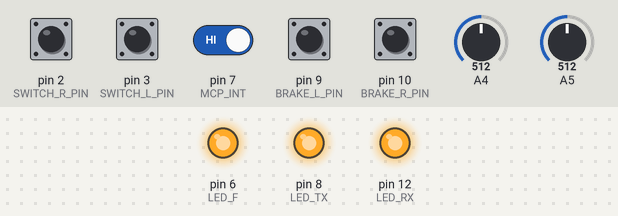
Recording of a sketch running on a simulated Arduino Uno, built with avr-gcc and run on an emulated ATmega328P. Shown: output pins drawn as LEDs (lit = HIGH). The test bench sets the inputs (shaded band); at power-on: pin 2 (SWITCH_R_PIN), pin 3 (SWITCH_L_PIN), pin 7 (MCP_INT), pin 9 (BRAKE_L_PIN), pin 10 (BRAKE_R_PIN) HIGH, A5 = 512, A4 = 512.

Above: at 0.01 s.
At 1.7 s:
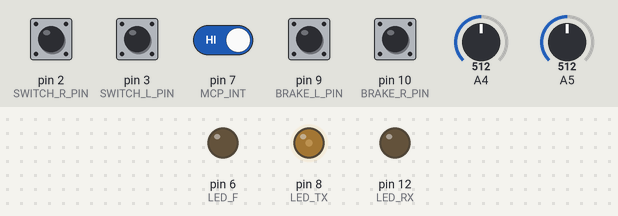
1.8 s: A5 set to 900
4.8 s: pin 3 (SWITCH_L_PIN) pulled LOW for 0.15 s
7.8 s: pin 7 (MCP_INT) driven LOW
10.8 s: A4 set to 122
Timing chart, 0 to 14.8 s (numbered marks = the images above; inputs shaded):
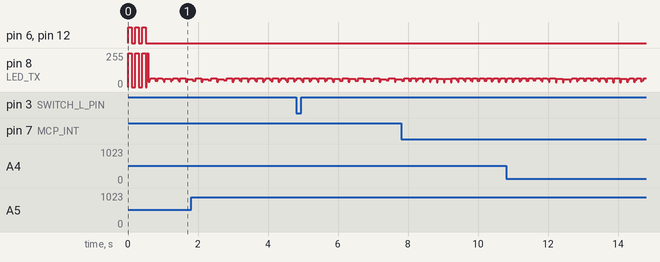

The sketch:

arduino-ebike.ino
```cpp
#include <SPI.h>
#include <mcp_can.h>

// #define DEBUG

#ifdef DEBUG
#define DEBUG_PRINT(x) Serial.print(x)
#define DEBUG_PRINTLN(x) Serial.println(x)
#else
#define DEBUG_PRINT(x)
#define DEBUG_PRINTLN(x)
#endif

// CAN MCP Pins
#define MCP_INT 7 // PE6
#define MCP_CS 4  // PD4

// VESC controller CAN Bus ID
#define VESC_CAN_ID 1  // factory default is 0!

// LEDS
#define LED_RX 12 // PD6
#define LED_TX 8 // PB4
#define LED_F 6 // PD7

// Time constants
#define LOOP_TIME_STEP 10 // milliseconds

// Gas
// TODO: auto lower/upper range calibration on startup
#define GAS_PIN 4 // PF1
#define GAS_FILTER_ALPHA 3 // right shift x bits = division by 2^x
#define GAS_FILTER_NUM_READINGS 10
#define GAS_ADC_LOWER 165
#define GAS_ADC_UPPER 830
#define GAS_LAG 3
#define GAS_FACTOR_LAG 3

// Ebrake
#define EBRAKE_PIN 5 // PF0
#define EBRAKE_FILTER_ALPHA 3 // right shift x bits = division by 2^x
#define EBRAKE_FILTER_NUM_READINGS 10
#define EBRAKE_ADC_LOWER 165
#define EBRAKE_ADC_UPPER 830

// Brakes
#define BRAKE_L_PIN 9 // PB5
#define BRAKE_R_PIN 10 // PB6

// Switches
#define SWITCH_L_PIN 3 // PD0
#define SWITCH_R_PIN 2 // PD1

// Pedal Sensor
#define PED_PIN 1 // PD3

// ERPM to actual wheel rpm conversion
// #define ERPM_FACTOR 20 // motor pole pair count

// Limits for legal StVO
#define ERPM6_LOWER 824 // 6km/h-20%
#define ERPM6_UPPER 1030 // 6km/h -> 48rpm -> 48*20erpm
#define ERPM25_LOWER 3450 // 25km/h-20%
#define ERPM25_UPPER 4350 // 25km/h -> 200rpm -> 200*20erpm

// Initialize CAN controller
MCP_CAN CAN0(MCP_CS);

// Globals

// CAN (VESC)
int32_t raw_read = 0;
int32_t erpm = 0;
int32_t erpm_alt = 0;
long unsigned int rxId;
unsigned char len = 0;
unsigned char rxBuf[8];
char msgString[128];

// Gas
int32_t gas_filtered = 0;
int32_t gas_filtered_old = 0;
int32_t gas_percent; // 1/1000th of a percent
int32_t gas6_factor = 0;
int32_t gas6_factor_old = 0;
int32_t gas25_factor = 0;
int32_t gas25_factor_old = 0;

// EBrake
int32_t ebrake_filtered = 0;
int32_t ebrake_percent; // 1/1000th of a percent

// Loop Time calculation
int32_t loop_begin_micros;
int32_t loop_end_micros;
int32_t loop_time;

// Brake State
int BRAKE_L;
int BRAKE_R;

// Switch State
int SWITCH_L;
int SWITCH_R;

// Pedal Sensor
volatile int32_t prpm = 0;
volatile int32_t prpm_t1 = 0;
volatile int32_t prpm_t2 = 0;
int32_t prpm_t3 = 0;
int pedal = 0;

// Start-Up
int start_up = 0;

void setup() {
  Serial.begin(115200); // USB Debugging
  DEBUG_PRINTLN("INIT");

  // LEDs
  pinMode(LED_F, OUTPUT);
  pinMode(LED_RX, OUTPUT);
  pinMode(LED_TX, OUTPUT);

  // Brake Pullups
  pinMode(BRAKE_L_PIN, INPUT_PULLUP);
  pinMode(BRAKE_R_PIN, INPUT_PULLUP);

  // Switch Pullups
  pinMode(SWITCH_L_PIN, INPUT_PULLUP);
  pinMode(SWITCH_R_PIN, INPUT_PULLUP);

  // Pedal Sensor Interrupt
  pinMode(PED_PIN, INPUT_PULLUP);
  attachInterrupt(digitalPinToInterrupt(PED_PIN), rotational_speed, FALLING);

  // No masks, no filters, 500kb/s CAN
  if (CAN0.begin(MCP_ANY, CAN_500KBPS, MCP_16MHZ) == CAN_OK) {
    DEBUG_PRINTLN("MCP2515 Initialized Successfully!");
    led_flash_all(100, 3);
  } else { // halt
    while (1) {
      DEBUG_PRINTLN("Error Initializing MCP2515...");
      digitalWrite(LED_F, HIGH);
      delay(900);
      digitalWrite(LED_F, LOW);
      delay(100);
    }
  }

  // Change to normal mode to allow messages to be transmitted
  CAN0.setMode(MCP_NORMAL);
}

void loop() {
  loop_begin_micros = micros();
  DEBUG_PRINT("Loop Time: ");
  DEBUG_PRINT(loop_time);
  DEBUG_PRINTLN("us");

  update_switches();
  update_brakes();
  if (start_up == 0) {
    gas_filtered_old = GAS_ADC_LOWER;
    start_up = 1;
  } else {
    gas_filtered_old = gas_filtered;
  }
  read_filter_adc(GAS_PIN, GAS_FILTER_NUM_READINGS, GAS_FILTER_ALPHA, &gas_filtered);
  if (gas_filtered > gas_filtered_old + (2 << GAS_LAG)) {
    gas_filtered = gas_filtered_old + (2 << GAS_LAG);
  }
  read_filter_adc(EBRAKE_PIN, EBRAKE_FILTER_NUM_READINGS, EBRAKE_FILTER_ALPHA, &ebrake_filtered);
  DEBUG_PRINT("GAS, FILTERED: ");
  DEBUG_PRINTLN(gas_filtered);
  DEBUG_PRINT("EBRAKE, FILTERED: ");
  DEBUG_PRINTLN(ebrake_filtered);

  // convert gas value range to 1/1000th of a percent
  gas_percent = constrain(map(gas_filtered, GAS_ADC_LOWER, GAS_ADC_UPPER, 0, 100000), 0, 100000);
  // convert ebrake value range to 1/1000th of a percent
  ebrake_percent = constrain(map(ebrake_filtered, EBRAKE_ADC_LOWER, EBRAKE_ADC_UPPER, 0, 100000), 0, 100000);

  DEBUG_PRINT("GAS, PERCENT: ");
  DEBUG_PRINTLN(gas_percent);

  DEBUG_PRINT("EBRAKE, PERCENT: ");
  DEBUG_PRINTLN(ebrake_percent);

  DEBUG_PRINT("BRAKE L: ");
  DEBUG_PRINTLN(digitalRead(BRAKE_L_PIN));

  DEBUG_PRINT("BRAKE R: ");
  DEBUG_PRINTLN(digitalRead(BRAKE_R_PIN));

  byte sndStat;  //stores CAN transmission result, TODO: could be made global

  // TODO: this should be a state machine
  // TODO: EBrake should be reverse after coming to a complete stop (and releasing the brake once)
  if (SWITCH_L) { // StVO legal
    DEBUG_PRINTLN("STVO LEGAL!");
    // Pedal RPM (<10rpm is detected as zero, respectively no pedaling)
    prpm_t3 = millis();
    if (prpm_t3 > (prpm_t2+300)) {
      prpm = 0;
    }
    DEBUG_PRINT("prpm: ");
    DEBUG_PRINTLN(prpm);
    can_erpm();
    DEBUG_PRINT("erpm: ");
    DEBUG_PRINTLN(erpm);
    if (prpm < 10) { // Limit to 6km/h without pedaling (starting traction)
      if ((ebrake_percent == 0) && (BRAKE_L) && (BRAKE_R)) { // no brake, gas OK
        if (SWITCH_R) {          // Drive forwards
          pedal = 0;
          gas6_factor_old = gas6_factor;
          gas6_factor = constrain(map(erpm, ERPM6_LOWER, ERPM6_UPPER, 1023, 0), 0, 1023);
          if ((erpm <= erpm_alt) && (gas6_factor > (gas6_factor_old + (2 << GAS_FACTOR_LAG)))) { // maximum gas increase, full scale per loop
            gas6_factor = gas6_factor_old + (2 << GAS_FACTOR_LAG);
          }
          gas_filtered = (((gas_filtered - GAS_ADC_LOWER) * gas6_factor) >> 10) + GAS_ADC_LOWER;
          gas_percent = constrain(map(gas_filtered, GAS_ADC_LOWER, GAS_ADC_UPPER, 0, 100000), 0, 100000);
          erpm_alt = erpm;
          sndStat = comm_can_set_current_rel(VESC_CAN_ID, gas_percent);
          DEBUG_PRINTLN("GAS FORWARDS!");
        } else { // Drive backwards
          sndStat = comm_can_set_current_rel(VESC_CAN_ID, -1 * gas_percent);
          DEBUG_PRINTLN("GAS BACKWARDS!");
        }
      } else {  //EBrake is active, disable gas
        sndStat = comm_can_set_current_brake_rel(VESC_CAN_ID, ebrake_percent);
        start_up = 0;
        DEBUG_PRINTLN("BRAKE!");
      }
    } else { // Limit to 25km/h with pedaling
      if ((ebrake_percent == 0) && (BRAKE_L) && (BRAKE_R)) { // no brake, gas OK
        if (SWITCH_R) {          // Drive forwards
          if (pedal == 0) {
            gas_filtered = GAS_ADC_LOWER;
          }
          pedal = 1;
          gas25_factor_old = gas25_factor;
          gas25_factor = constrain(map(erpm, ERPM25_LOWER, ERPM25_UPPER, 1023, 0), 0, 1023);
          if ((erpm <= erpm_alt) && (gas25_factor > (gas25_factor_old + (2 << GAS_FACTOR_LAG)))) { // maximum gas increase, full scale per loop
            gas25_factor = gas25_factor_old + (2 << GAS_FACTOR_LAG);
          }
          gas_filtered = (((gas_filtered - GAS_ADC_LOWER) * gas25_factor) >> 10) + GAS_ADC_LOWER;
          gas_percent = constrain(map(gas_filtered, GAS_ADC_LOWER, GAS_ADC_UPPER, 0, 100000), 0, 100000);
          erpm_alt = erpm;
          sndStat = comm_can_set_current_rel(VESC_CAN_ID, gas_percent);
          DEBUG_PRINTLN("GAS FORWARDS!");
        } else { // Drive backwards
          sndStat = comm_can_set_current_rel(VESC_CAN_ID, -1 * gas_percent);
          DEBUG_PRINTLN("GAS BACKWARDS!");
        }
      } else {  //EBrake is active, disable gas
        sndStat = comm_can_set_current_brake_rel(VESC_CAN_ID, ebrake_percent);
        start_up = 0;
        DEBUG_PRINTLN("BRAKE!");
      }
    }
  } else { // StVO illegal
    DEBUG_PRINTLN("STVO ILLEGAL!");
    if ((ebrake_percent == 0) && (BRAKE_L) && (BRAKE_R)) { // no brake, gas OK
      if (SWITCH_R) {          // Drive forwards
        sndStat = comm_can_set_current_rel(VESC_CAN_ID, gas_percent);
        DEBUG_PRINTLN("GAS FORWARDS!");
      } else { // Drive backwards
        sndStat = comm_can_set_current_rel(VESC_CAN_ID, -1 * gas_percent);
        DEBUG_PRINTLN("GAS BACKWARDS!");
      }
    } else {  //EBrake is active, disable gas
      sndStat = comm_can_set_current_brake_rel(VESC_CAN_ID, ebrake_percent);
      start_up = 0;
      DEBUG_PRINTLN("BRAKE!");
    }
  }
  if (sndStat == CAN_OK) {  //check if CAN transmission was received
    digitalWrite(LED_TX, HIGH);
    DEBUG_PRINTLN("Message Sent Successfully!");
    delay(5);
    digitalWrite(LED_TX, LOW);
  } else {
    digitalWrite(LED_F, HIGH);
    DEBUG_PRINTLN("Error Sending Message...");
    delay(5);
    digitalWrite(LED_F, LOW);
  }

  // loop time calculation
  loop_end_micros = micros();
  loop_time = loop_end_micros - loop_begin_micros;
  delay(LOOP_TIME_STEP);
}

// TODO: move to header file
// CAN commands
typedef enum {
  CAN_PACKET_SET_DUTY = 0,
  CAN_PACKET_SET_CURRENT,
  CAN_PACKET_SET_CURRENT_BRAKE,
  CAN_PACKET_SET_RPM,
  CAN_PACKET_SET_POS,
  CAN_PACKET_FILL_RX_BUFFER,
  CAN_PACKET_FILL_RX_BUFFER_LONG,
  CAN_PACKET_PROCESS_RX_BUFFER,
  CAN_PACKET_PROCESS_SHORT_BUFFER,
  CAN_PACKET_STATUS,
  CAN_PACKET_SET_CURRENT_REL,
  CAN_PACKET_SET_CURRENT_BRAKE_REL,
  CAN_PACKET_SET_CURRENT_HANDBRAKE,
  CAN_PACKET_SET_CURRENT_HANDBRAKE_REL
} CAN_PACKET_ID;

// TODO: move to VESC specific file
byte comm_can_set_current_rel(uint8_t controller_id, int32_t current) {
  int32_t send_index = 0; // incremented by buffer_append()
  uint8_t send_buffer[4];
  buffer_append_int32(send_buffer, current, &send_index);
  return CAN0.sendMsgBuf(controller_id | ((uint32_t)CAN_PACKET_SET_CURRENT_REL << 8), 1, send_index,
                         send_buffer);
}

byte comm_can_set_current_brake_rel(uint8_t controller_id, int32_t current) {
  int32_t send_index = 0; // incremented by buffer_append()
  uint8_t send_buffer[4];
  buffer_append_int32(send_buffer, current, &send_index);
  return CAN0.sendMsgBuf(controller_id | ((uint32_t)CAN_PACKET_SET_CURRENT_BRAKE_REL << 8), 1,
						send_index, send_buffer);
}

byte comm_can_set_duty(uint8_t controller_id, int32_t duty) {
  int32_t send_index = 0; // incremented by buffer_append()
  uint8_t send_buffer[4];
  buffer_append_int32(send_buffer, duty, &send_index);
  // returns sendStat
  return CAN0.sendMsgBuf(controller_id | ((uint32_t)CAN_PACKET_SET_DUTY << 8), 1, send_index,
                         send_buffer);
}

void com_can_full_break(uint8_t controller_id) { comm_can_set_duty(controller_id, 0); }

void comm_can_release(uint8_t controller_id) { comm_can_set_current_rel(controller_id, 0); }

void can_erpm() {
  if (!digitalRead(MCP_INT)) { // If MCP_INT pin is low, read receive buffer
    CAN0.readMsgBuf(&rxId, &len, rxBuf);      // Read data: len = data length, buf = data byte(s)
    if ((rxId & 0x80000000) == 0x80000000) {    // Determine if ID is standard (11 bits) or extended (29 bits)
      sprintf(msgString, "Extended ID: 0x%.8lX  DLC: %1d  Data:", (rxId & 0x1FFFFFFF), len);
    } else {
      sprintf(msgString, "Standard ID: 0x%.3lX       DLC: %1d  Data:", rxId, len);
      DEBUG_PRINTLN(msgString);
    }
    if ((rxId & 0x40000000) == 0x40000000) {    // Determine if message is a remote request frame.
      sprintf(msgString, " REMOTE REQUEST FRAME");
      DEBUG_PRINTLN(msgString);
    } else {
      for (byte i = 0; i<len; i++) {
        if (i >= 0 && i <= 3) {
          erpm = erpm << 8 | rxBuf[i];
        }
        sprintf(msgString, " 0x%.2X", rxBuf[i]);
        DEBUG_PRINTLN(msgString);
      }
    }
  }
}

// utility functions

// TODO: ugly
void update_switches() {
  SWITCH_L = digitalRead(SWITCH_L_PIN);
  SWITCH_R = digitalRead(SWITCH_R_PIN);
}

void update_brakes() {
  BRAKE_L = digitalRead(BRAKE_L_PIN);
  BRAKE_R = digitalRead(BRAKE_R_PIN);
}

void rotational_speed() {
  if (SWITCH_L) { // StVO legal
    prpm_t2 = millis();
    prpm = (int32_t)(3000/(prpm_t2-prpm_t1));
    prpm_t1 = prpm_t2;
  }
}

void read_filter_adc(int pin, int num_readings, int filter_alpha, int32_t *output) {
  for (int i = 0; i < num_readings; i++) {
    int32_t raw_read1 = analogRead(pin);
    int32_t raw_read2 = analogRead(pin);
    int32_t raw_read3 = analogRead(pin);
    median_3(raw_read1, raw_read2, raw_read3, &raw_read);
    *output = ((*output << filter_alpha)+(raw_read - *output)) >> filter_alpha;
  }
}

void led_flash_all(int on_time, int count) {
  for (int i = 0; i < count; i++) {
    digitalWrite(LED_F, HIGH);
    digitalWrite(LED_RX, HIGH);
    digitalWrite(LED_TX, HIGH);
    delay(on_time);
    digitalWrite(LED_F, LOW);
    digitalWrite(LED_RX, LOW);
    digitalWrite(LED_TX, LOW);
    if (i < count - 1) {
      delay(on_time);
    }
  }
}

void median_3(int32_t a, int32_t b, int32_t c, int32_t *output) {
  if ((a <= b) && (a <= c)) {
    *output = (b <= c) ? b : c;
  } else if ((b <= a) && (b <= c)) {
    *output = (a <= c) ? a : c;
  } else {
    *output = (a <= b) ? a : b;
  }
}

void buffer_append_int32(uint8_t *buffer, int32_t number, int32_t *index) {
  buffer[(*index)++] = number >> 24;
  buffer[(*index)++] = number >> 16;
  buffer[(*index)++] = number >> 8;
  buffer[(*index)++] = number;
}

//TODO: evaluate map2() vs standard map()
long map2(long x, long in_min, long in_max, long out_min, long out_max)
{
  return (x - in_min) * (out_max - out_min + 1) / (in_max - in_min + 1) + out_min;
}

/*********************************************************************************************************
END FILE
*********************************************************************************************************/
```
